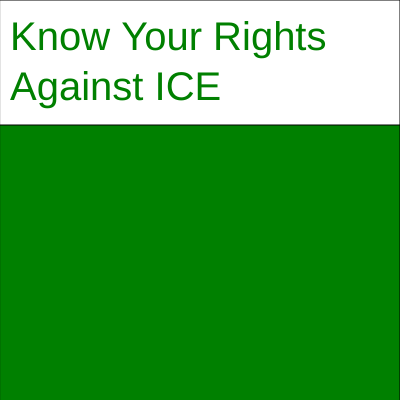
Frame 1 (no input)
Frame 60 (no input): identical to frame 1, image omitted
Frame 120 (the mouse pressed at the canvas centre since frame 60): identical to frame 1, image omitted

The p5.js sketch that drew this single still picture (run headless with seeded random() and noise() and a simulated clock; from frame 60 on, the mouse is pressed at the canvas centre):

// p5.js sketch
// ── sketch.js
function setup() {
  createCanvas(400, 400);
}
  let point1 = false
  let point2 = false
  let point3 = false

function mouseClicked () {
  if (point1 == true){
    point2 = true
    point3 = true
  }
  point1 = true
}

function draw() { 
  background(220);
  rect(0,0,400,400)
  fill("green")
  textSize(40)
  text("Know Your Rights",10,50)
  text("Against ICE",10,100)
  rect(0,125,400,300)
  fill("red")
  textSize(17)
  if (point1 == true){
  text("You have your right to remain silent", 5, 150)}
  if (point2 == true){
  text("Without a warrant, they can't search your property", 5,190)}
  textSize(14)
  if (point3 == true){
  text("This warrant must be signed by a judge, not another ICE officer", 5, 210)}
  fill("white")
}
